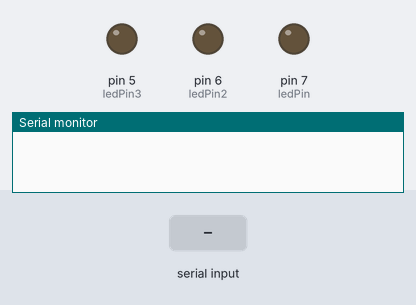
Recording of a sketch running on a simulated Arduino Uno, built with avr-gcc and run on an emulated ATmega328P. Shown: output pins drawn as LEDs (lit = HIGH), the last lines printed to the serial monitor. The inputs (shaded band) are chosen by the test bench.

Above: at 1.2 s.
1.3 s: "r" received over Serial
At 2.1 s:
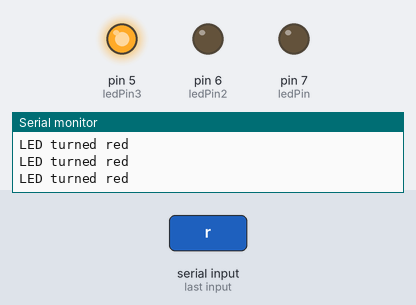
2.8 s: "g" received over Serial
At 3.2 s:
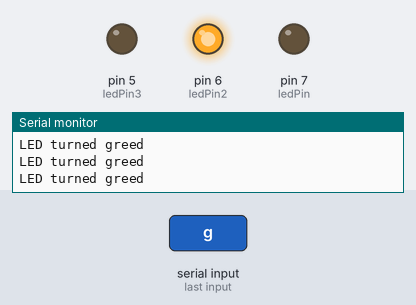
4.3 s: "b" received over Serial
At 5.4 s:
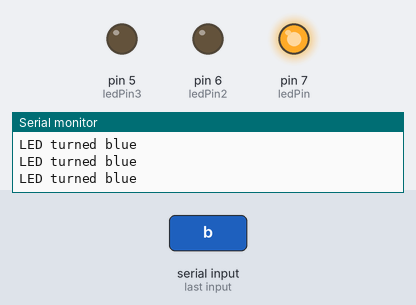
5.8 s: "y" received over Serial
At 6.8 s:
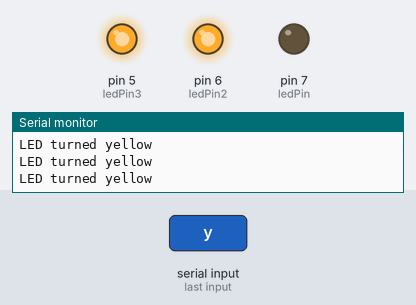
Timing chart, 0 to 8.3 s (numbered marks = the images above; inputs shaded):
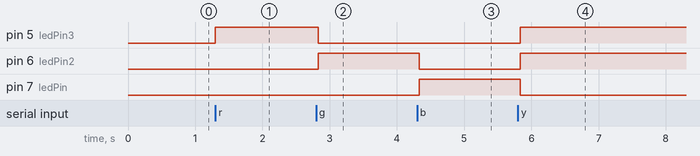

Measured:
- after the input at 1.3 s, pin 5 (ledPin3): LOW → HIGH at once
- after the input at 2.8 s, pin 5 (ledPin3): HIGH → LOW at once; pin 6 (ledPin2): LOW → HIGH at once
- after the input at 4.3 s, pin 6 (ledPin2): HIGH → LOW at once; pin 7 (ledPin): LOW → HIGH at once
- after the input at 5.8 s, pin 5 (ledPin3), pin 6 (ledPin2): LOW → HIGH at once; pin 7 (ledPin): HIGH → LOW at once

The sketch:

rgb.ino
```cpp
//declaring variables
const int ledPin = 7; // blue
const int ledPin2 = 6; // green
const int ledPin3 = 5; // red

int data;  // Variable to store data

void setup()
  {
  Serial.begin(9600);              //setting baud rate for communication
  pinMode(ledPin, OUTPUT);
  pinMode(ledPin2, OUTPUT);
  pinMode(ledPin3, OUTPUT);
  }

void loop()
{
  while(Serial.available())
  {
  data = Serial.read();
  }
    if(data == 'r')
      {
      Serial.println("LED turned red");
      digitalWrite(ledPin, LOW);
      digitalWrite(ledPin2, LOW);
      digitalWrite(ledPin3, HIGH);
      }
    else if(data == 'g')
      {
      Serial.println("LED turned greed");
      digitalWrite(ledPin3, LOW);
      digitalWrite(ledPin, LOW);
      digitalWrite(ledPin2, HIGH);
      }
    else if(data == 'b')
      {
      Serial.println("LED turned blue");
      digitalWrite(ledPin3, LOW);
      digitalWrite(ledPin, HIGH);
      digitalWrite(ledPin2, LOW);
      }
    else if(data == 'y')
      {
      Serial.println("LED turned yellow");
      digitalWrite(ledPin3, HIGH);
      digitalWrite(ledPin, LOW);
      digitalWrite(ledPin2, HIGH);
      }
}
```
